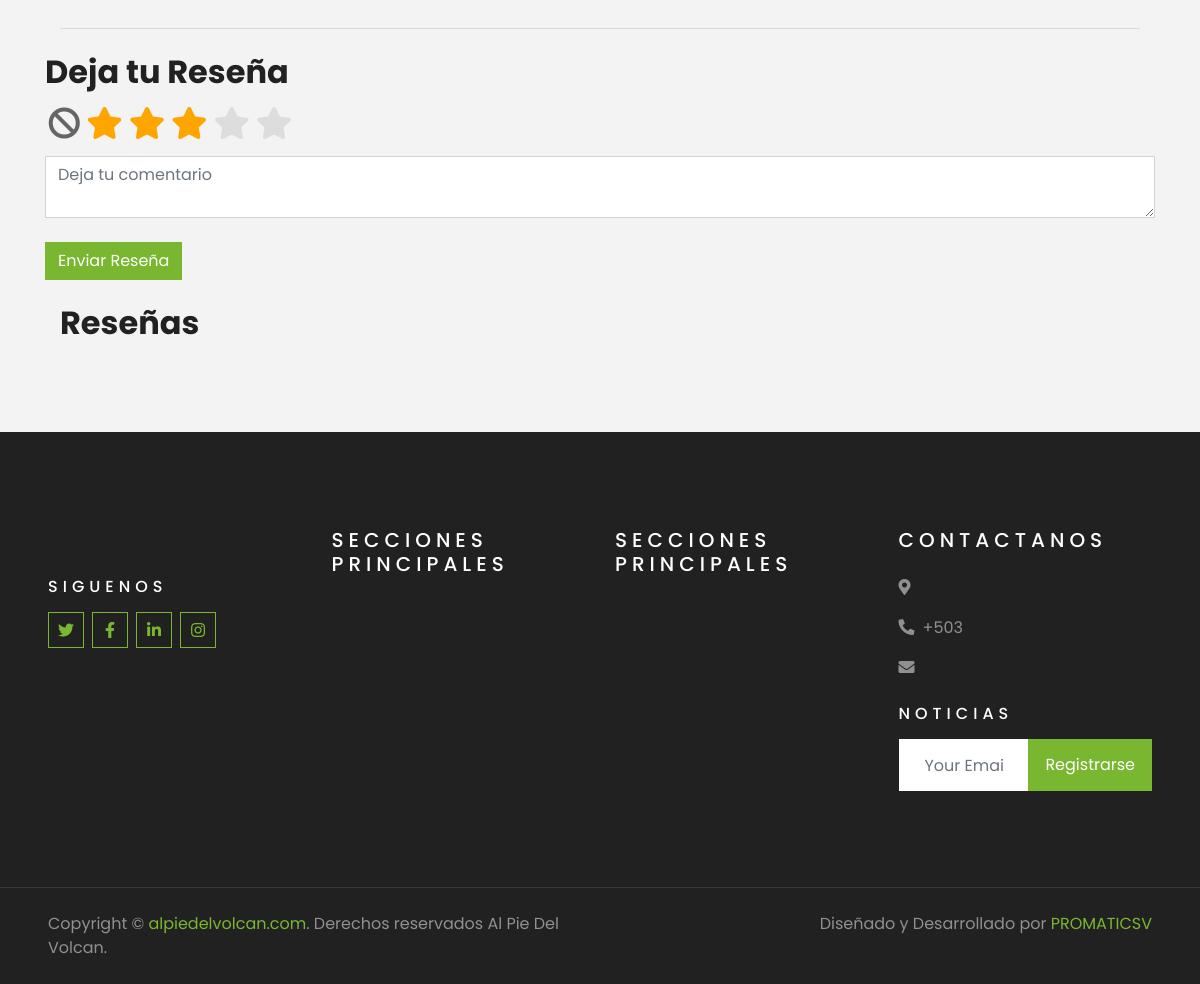
Page /tours/tour/1/ (lower part) on the earlier database version.
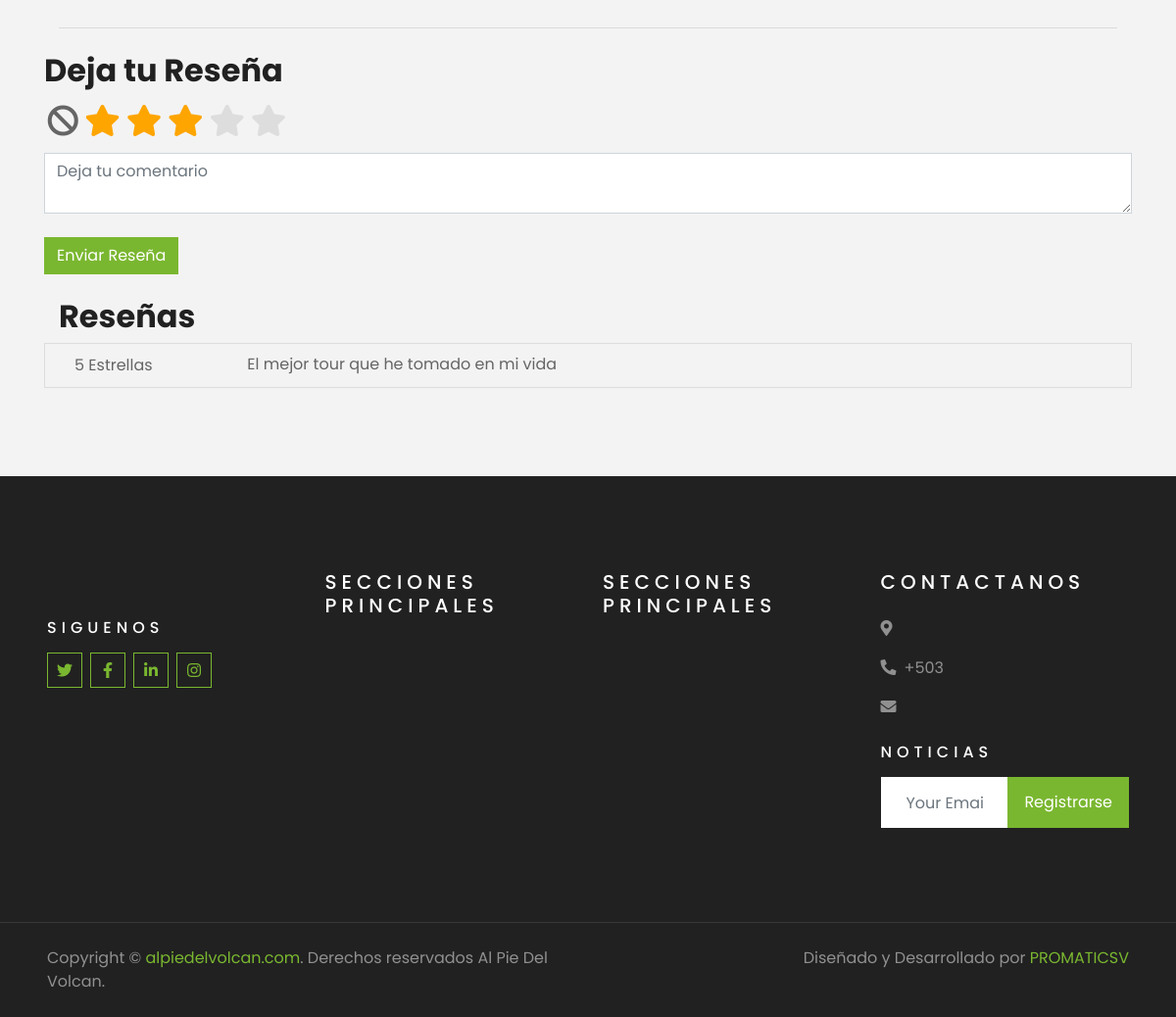
Same page on the later database version.
### Tours/models.py (models this page shows, shortened)
class Resena(models.Model):
    tour = models.ForeignKey(Tour, related_name='resenas', on_delete=models.CASCADE)
    estrellas = models.PositiveIntegerField()
    comentario = models.TextField()

### Tours/views.py (the view, shortened to what this page needs)
# urls.py: path('tour/<int:tour_id>/', views.tour_detail, name='tour_detail'),
def tour_detail(request, tour_id):
    tour = Tour.objects.get(pk=tour_id)
    resenas = Resena.objects.filter(tour=tour)
    imagenes = [tour.imagen] + list(tour.imagenes.all())
    return render(request, 'detail_tours.html', {'tour': tour, 'imagenes': imagenes, 'resenas': resenas})

### Tours/models.py (called while the page is built)
    def __str__(self):
        return self.nombre

    def obtener_imagen_principal(self):
        return self.imagen.url

### Tours/templates/detail_tours.html (shortened to what this page needs)
{% extends "base.html" %}
{% block content %}
<br>
<div class="container mt-5">
    <div class="row">
        <div class="mt-4">
            <br>
            <br>
        </div>
    </div>
    <hr>
</div>
<div class="mt-4">
    <h2>Deja tu Reseña</h2>
    <form method="post" action="{% url 'tour_detail' tour_id=tour.id %}">
        <div id="full-stars-example-two" class="rating-group">
        <div id="full-stars-example-two" class="rating-group">
              <label aria-label="No rating" class="rating__label" for="rating-none"><i class="rating__icon rating__icon--none fa fa-ban"></i></label>
              <label aria-label="1 star" class="rating__label" for="rating-1"><i class="rating__icon rating__icon--star fa fa-star"></i></label>
              <label aria-label="2 stars" class="rating__label" for="rating-2"><i class="rating__icon rating__icon--star fa fa-star"></i></label>
              <label aria-label="3 stars" class="rating__label" for="rating-3"><i class="rating__icon rating__icon--star fa fa-star"></i></label>
              <label aria-label="4 stars" class="rating__label" for="rating-4"><i class="rating__icon rating__icon--star fa fa-star"></i></label>
              <label aria-label="5 stars" class="rating__label" for="rating-5"><i class="rating__icon rating__icon--star fa fa-star"></i></label>
        </div>
        </div>
        <textarea name="comentario" class="form-control" placeholder="Deja tu comentario"></textarea>
        <br>
        <button type="submit" class="btn btn-primary">Enviar Reseña</button>
    </form>
</div>
<div class="container mt-4">
    <h2>Reseñas</h2>
    {% for resena in resenas %}
        <div class="reseña-container row">
            <div class="col-md-2">
                {{ resena.estrellas }} Estrellas
            </div>
            <div class="col-md-10 reseña-comentario">
                {{ resena.comentario }}
            </div>
        </div>
    {% endfor %}
</div>
{% endblock content %}

Differences in the rows shown:
added Resena: estrellas "5", comentario "El mejor tour que he tomado en mi vida"
